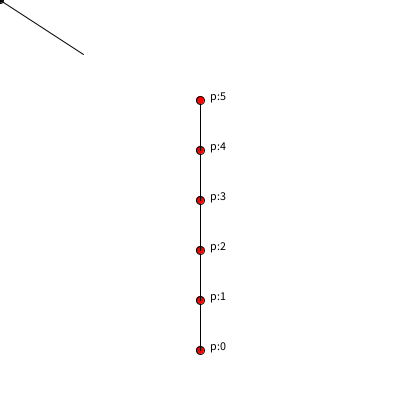
Frame 1 (no input)
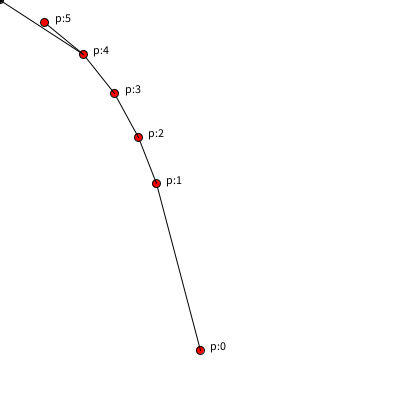
Frame 60 (the mouse pressed at the canvas centre just before this capture)
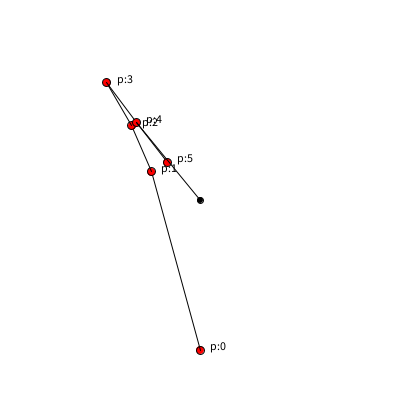
Frame 120 (the mouse held since frame 60 and released just before this capture)

The Processing sketch that drew these frames (run headless with seeded random() and noise(); from frame 60 on, the mouse is pressed at the canvas centre):

// Processing sketch: week14_8
// ── week14_8.pde
//week14_8_ik_inverse_kinematics_p6
void setup(){
  size(400,400);
  for(int i=0;i<6;i++){//頂點從下到上放好
    p[i]=new PVector(200,350-50*i);
  }
}
PVector[]p=new PVector[6];///有6個頂點
void draw(){
  background(255);
  for(int i=0;i<6;i++){///用迴圈畫點畫字
  if(i>0) line(p[i-1].x,p[i-1].y,p[i].x,p[i].y);
    fill(255,0,0);//紅色的圈圈
    ellipse(p[i].x,p[i].y,8,8);
    fill(0);//黑色的字
    text("p:"+i,p[i].x+10,p[i].y);//字往右一點點
  }
  PVector now=new PVector(mouseX,mouseY);
 for(int i=5;i>0;i--){
  PVector v =PVector.sub(now,p[i]).normalize().mult(50);//短向量
  ///因為長度限制為50，所以長向量先長度變成1 在乘上50
  p[i].x=now.x-v.x;//新的位置是中心，再加長度50的這一小段
  p[i].y=now.y-v.y;//新的位置是中心，再加長度50的這一小段
  now=p[i];
 }
  ellipse(mouseX,mouseY,6,6);///滑鼠也有一個小點，要控制座標移動
  line(p[4].x,p[4].y,mouseX,mouseY);
}
